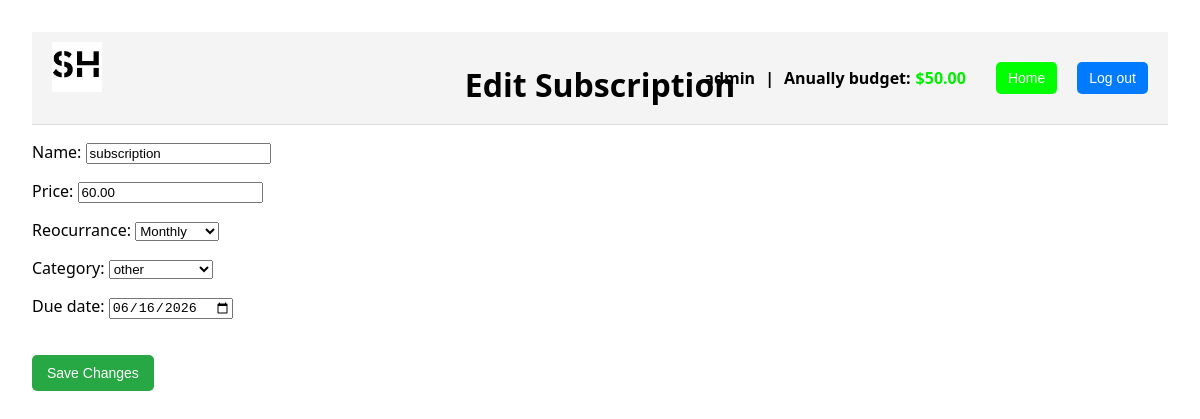
Screenshot of /subhub/edit-subscription/22 (signed in) with the database file from the repository.
### users/models.py (models this page shows, shortened)
class Profile(models.Model):
    user = models.OneToOneField(User, on_delete=models.CASCADE, related_name="profile")
    balance = models.DecimalField(max_digits=10, decimal_places=2, default=0, blank=True) # User's current balance
    class reocurrance(models.TextChoices):
        Daily = 'Daily', 'Daily'
        Weekly = 'Weekly', 'Weekly'
        Biweekly = 'Biweekly', 'Biweekly'
        Monthly = 'Monthly', 'Monthly'
        Trimonthly = 'Trimonthly', 'Trimonthly'
        Biyearly = 'Biyearly', 'Biyearly'
        Anual = 'Anual', 'Anual'
    reocurrance = models.CharField(
        max_length=20,
        choices=reocurrance.choices,
        db_index=True,
    )

### subhub/models.py (models this page shows, shortened)
class Subscription(models.Model): # Subscription model | Needed to track every users subscriptions
    name = models.CharField(max_length=40)
    user = models.ForeignKey(User, related_name='Subscriptions', on_delete=models.CASCADE)
    price = models.DecimalField(max_digits =10, decimal_places=2, validators=[MinValueValidator(0.01)]) # MinValueValidator added to ensure negative subscription prices arent possible
    created_on = models.DateTimeField(auto_now_add=True)
    class reocurrance(models.TextChoices):
        Daily = 'Daily', 'Daily'
        Weekly = 'Weekly', 'Weekly'
        Biweekly = 'Biweekly', 'Biweekly'
        Monthly = 'Monthly', 'Monthly'
        Trimonthly = 'Trimonthly', 'Trimonthly'
        Biyearly = 'Biyearly', 'Biyearly'
        Anually = 'Anually', 'Anually'
    class category(models.TextChoices):
        fixed = 'fixed', 'fixed'
        entertainment = 'entertainment', 'entertainment'
        groceries = 'groceries', 'groceries'
        AI = 'AI', 'AI'
        education = 'education', 'education'
        loans = 'loans', 'loans'
        other = 'other', 'other'
    due_date = models.DateField()
    reocurrance = models.CharField(
        max_length=20,
        choices=reocurrance.choices,
        db_index=True,
    )
    category = models.CharField(
        max_length=20,
        choices=category.choices,
        db_index=True,
    )

### subhub/views.py (the view)
# urls.py: path('edit-subscription/<int:subscription_id>', views.edit_subscription, name='edit_subscription'),
def edit_subscription(request, subscription_id):
    subscription = get_object_or_404(Subscription, id=subscription_id)
    if subscription.user != request.user:  # Ensure only the subscription owner can edit
        return redirect('subhub:home')
    if request.method == 'POST':
        form = addsubscriptionform(request.POST, instance=subscription)
        if form.is_valid():
            form.save()
            return redirect('subhub:home')
    else:
        form = addsubscriptionform(instance=subscription)
    return render(request, 'subhub/edit-subscription.html', {'form': form, 'subscription': subscription, "current_app": "editsub"})

### subhub/forms.py
class addsubscriptionform(forms.ModelForm):
    class Meta:
        model = Subscription
        fields = ['name', 'price', 'reocurrance', 'category', 'due_date']
        widgets = {
            'due_date': forms.DateInput(attrs={'type': 'date'}), # This adds a date picker on a calendar
        }

### subhub/templates/subhub/edit-subscription.html (shortened to what this page needs)
{% extends 'subhub/base.html' %}
{% load static %}
{% block content %}
<form method="post">
    {{ form.as_p }}
    <button type="submit">Save Changes</button>
</form>
{% endblock %}

### subhub/templates/subhub/base.html (shortened to what this page needs)
{% load static %}
<!DOCTYPE html>
<html lang="en">
<head>
<link rel="stylesheet" href="{% static 'subhub/styles.css' %}">
</head>
<div class="header">
        <div class="logo">
            <img src="{% static 'subhub/logo_90.jpg' %}" alt="Logo">
        </div>
        <div class="page">
            {% if current_app == "editsub" %}
            <h1>Edit Subscription</h1>
            {% endif %}
        </div>
        {% if request.user.is_authenticated %}
        <div class="user-info">
            <span>{{ request.user.username }}</span>
            {% if request.user.profile.balance %}
            <span>|</span>
                <span>{{ request.user.profile.reocurrance }} budget:</span>
                <span style ="color: rgb(0, 238, 0); margin-left: -5px;">${{ request.user.profile.balance }}</span>
            {% endif %}
        {% endif %}
            {% if request.user.is_authenticated %}
                {% if current_app != "subhub" %}
                <form action="{% url 'subhub:home' %}" method="get" style="margin: 0; margin-left: 20px;">
                    <button type="submit", style="background-color: rgb(0, 255, 0);">Home</button>
                </form>
                {% endif %}
            <form action="{% url 'users:logout' %}" method="post" style="margin: 0; margin-left: 20px;">
                <button type="submit">Log out</button>
            </form>
            {% else %}
            <button type="submit" style="visibility: hidden; margin-left: 20px;">Log Out</button>
            {% endif %}
        </div>
    </div>
<main>
    {% block content %}
    {% endblock %}
</main>

### subhub/static/subhub/styles.css (style rules this page uses)
.header { display: flex; justify-content: space-between; align-items: flex; background-color: #f4f4f4; padding: 10px 20px; border-bottom: 1px solid #ddd; }
.page { position: absolute; left: 50%; transform: translate(-50%); }
.logo img { max-height: 50px; }
.user-info { display: flex; align-items: center; font-size: 16px; }
.user-info span { margin-right: 10px; font-weight: bold; }
.user-info button { background-color: #007BFF; color: white; border: none; padding: 8px 12px; cursor: pointer; border-radius: 5px; font-size: 14px; }
button { background-color: #28a745; color: white; border: none; padding: 10px 15px; cursor: pointer; border-radius: 5px; font-size: 14px; margin-top: 20px; margin-bottom: 20px; }

### rows the page displays
Subscription: name "subscription", price "60.00", reocurrance "Monthly", category "other", due_date "06/16/2026"

### other values shown
{{ request.user.username }} "admin"
{{ request.user.profile.reocurrance }} "Anually"
{{ request.user.profile.balance }} "50.00"
